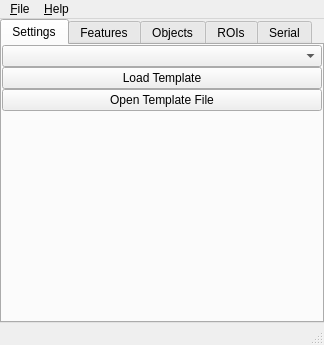
<?xml version="1.0" encoding="UTF-8"?>
<ui version="4.0">
 <class>MainWindow</class>
 <widget class="QMainWindow" name="MainWindow">
  <property name="geometry">
   <rect>
    <x>0</x>
    <y>0</y>
    <width>324</width>
    <height>345</height>
   </rect>
  </property>
  <property name="sizePolicy">
   <sizepolicy hsizetype="MinimumExpanding" vsizetype="MinimumExpanding">
    <horstretch>0</horstretch>
    <verstretch>0</verstretch>
   </sizepolicy>
  </property>
  <property name="windowTitle">
   <string>Spotter</string>
  </property>
  <property name="windowIcon">
   <iconset resource="icons.qrc">
    <normaloff>:/icon64.svg</normaloff>:/icon64.svg</iconset>
  </property>
  <widget class="QWidget" name="centralwidget">
   <layout class="QHBoxLayout" name="horizontalLayout_2">
    <property name="spacing">
     <number>0</number>
    </property>
    <property name="margin">
     <number>0</number>
    </property>
    <item>
     <layout class="QHBoxLayout" name="frame_video">
      <property name="spacing">
       <number>0</number>
      </property>
      <item>
       <spacer name="horizontalSpacer">
        <property name="orientation">
         <enum>Qt::Horizontal</enum>
        </property>
        <property name="sizeType">
         <enum>QSizePolicy::Maximum</enum>
        </property>
        <property name="sizeHint" stdset="0">
         <size>
          <width>0</width>
          <height>0</height>
         </size>
        </property>
       </spacer>
      </item>
      <item>
       <widget class="QFrame" name="frame">
        <property name="frameShape">
         <enum>QFrame::StyledPanel</enum>
        </property>
        <property name="frameShadow">
         <enum>QFrame::Sunken</enum>
        </property>
       </widget>
      </item>
     </layout>
    </item>
    <item>
     <layout class="QHBoxLayout" name="frame_parameters">
      <property name="spacing">
       <number>0</number>
      </property>
      <item>
       <widget class="QTabWidget" name="tab_parameters">
        <property name="enabled">
         <bool>true</bool>
        </property>
        <property name="sizePolicy">
         <sizepolicy hsizetype="MinimumExpanding" vsizetype="Minimum">
          <horstretch>0</horstretch>
          <verstretch>0</verstretch>
         </sizepolicy>
        </property>
        <property name="minimumSize">
         <size>
          <width>320</width>
          <height>300</height>
         </size>
        </property>
        <property name="currentIndex">
         <number>0</number>
        </property>
        <widget class="QWidget" name="widget_settings">
         <attribute name="title">
          <string>Settings</string>
         </attribute>
         <layout class="QGridLayout" name="gridLayout_2">
          <property name="margin">
           <number>0</number>
          </property>
          <property name="spacing">
           <number>0</number>
          </property>
          <item row="1" column="0">
           <layout class="QGridLayout" name="gridLayout_3">
            <item row="0" column="0">
             <widget class="QComboBox" name="combo_templates">
              <property name="sizePolicy">
               <sizepolicy hsizetype="MinimumExpanding" vsizetype="Fixed">
                <horstretch>0</horstretch>
                <verstretch>0</verstretch>
               </sizepolicy>
              </property>
             </widget>
            </item>
            <item row="3" column="0">
             <widget class="QPushButton" name="btn_template_file">
              <property name="sizePolicy">
               <sizepolicy hsizetype="MinimumExpanding" vsizetype="Fixed">
                <horstretch>0</horstretch>
                <verstretch>0</verstretch>
               </sizepolicy>
              </property>
              <property name="text">
               <string>Open Template File</string>
              </property>
             </widget>
            </item>
            <item row="1" column="0">
             <widget class="QPushButton" name="btn_load_template">
              <property name="sizePolicy">
               <sizepolicy hsizetype="MinimumExpanding" vsizetype="Fixed">
                <horstretch>0</horstretch>
                <verstretch>0</verstretch>
               </sizepolicy>
              </property>
              <property name="text">
               <string>Load Template</string>
              </property>
             </widget>
            </item>
            <item row="4" column="0">
             <spacer name="verticalSpacer">
              <property name="orientation">
               <enum>Qt::Vertical</enum>
              </property>
              <property name="sizeHint" stdset="0">
               <size>
                <width>20</width>
                <height>40</height>
               </size>
              </property>
             </spacer>
            </item>
           </layout>
          </item>
         </layout>
        </widget>
        <widget class="QWidget" name="widget_features">
         <attribute name="title">
          <string>Features</string>
         </attribute>
         <layout class="QHBoxLayout" name="horizontalLayout_5">
          <property name="spacing">
           <number>0</number>
          </property>
          <property name="margin">
           <number>0</number>
          </property>
          <item>
           <widget class="QTabWidget" name="tab_features">
            <property name="sizePolicy">
             <sizepolicy hsizetype="MinimumExpanding" vsizetype="Expanding">
              <horstretch>0</horstretch>
              <verstretch>0</verstretch>
             </sizepolicy>
            </property>
            <property name="tabPosition">
             <enum>QTabWidget::East</enum>
            </property>
            <property name="tabShape">
             <enum>QTabWidget::Rounded</enum>
            </property>
            <property name="currentIndex">
             <number>0</number>
            </property>
            <widget class="QWidget" name="tab_features_newTab">
             <attribute name="title">
              <string>+</string>
             </attribute>
             <layout class="QVBoxLayout" name="verticalLayout_2">
              <property name="leftMargin">
               <number>9</number>
              </property>
              <item>
               <widget class="QPushButton" name="btn_new_feature_tab">
                <property name="text">
                 <string>Add LED/Feature</string>
                </property>
               </widget>
              </item>
              <item>
               <widget class="QPushButton" name="btn_feature_template">
                <property name="enabled">
                 <bool>false</bool>
                </property>
                <property name="text">
                 <string>Quickload Feature template</string>
                </property>
               </widget>
              </item>
             </layout>
            </widget>
           </widget>
          </item>
         </layout>
        </widget>
        <widget class="QWidget" name="widget_objects">
         <attribute name="title">
          <string>Objects</string>
         </attribute>
         <layout class="QHBoxLayout" name="horizontalLayout_4">
          <property name="spacing">
           <number>0</number>
          </property>
          <property name="margin">
           <number>0</number>
          </property>
          <item>
           <widget class="QTabWidget" name="tab_objects">
            <property name="sizePolicy">
             <sizepolicy hsizetype="Expanding" vsizetype="Expanding">
              <horstretch>0</horstretch>
              <verstretch>0</verstretch>
             </sizepolicy>
            </property>
            <property name="minimumSize">
             <size>
              <width>250</width>
              <height>200</height>
             </size>
            </property>
            <property name="tabPosition">
             <enum>QTabWidget::East</enum>
            </property>
            <property name="tabShape">
             <enum>QTabWidget::Rounded</enum>
            </property>
            <property name="currentIndex">
             <number>0</number>
            </property>
            <widget class="QWidget" name="tab_object_newTab">
             <attribute name="title">
              <string>+</string>
             </attribute>
             <layout class="QVBoxLayout" name="verticalLayout">
              <property name="spacing">
               <number>0</number>
              </property>
              <item>
               <widget class="QPushButton" name="btn_new_object_tab">
                <property name="text">
                 <string>Add Object</string>
                </property>
               </widget>
              </item>
              <item>
               <widget class="QPushButton" name="btn_object_template">
                <property name="enabled">
                 <bool>false</bool>
                </property>
                <property name="text">
                 <string>Quickload object template</string>
                </property>
               </widget>
              </item>
             </layout>
            </widget>
           </widget>
          </item>
         </layout>
        </widget>
        <widget class="QWidget" name="widget_regions">
         <attribute name="title">
          <string>ROIs</string>
         </attribute>
         <layout class="QHBoxLayout" name="horizontalLayout">
          <property name="spacing">
           <number>0</number>
          </property>
          <property name="margin">
           <number>0</number>
          </property>
          <item>
           <widget class="QTabWidget" name="tab_regions">
            <property name="tabPosition">
             <enum>QTabWidget::East</enum>
            </property>
            <property name="currentIndex">
             <number>0</number>
            </property>
            <widget class="QWidget" name="tab_regions_newTab">
             <attribute name="title">
              <string>+</string>
             </attribute>
             <layout class="QVBoxLayout" name="verticalLayout_3">
              <property name="spacing">
               <number>0</number>
              </property>
              <item>
               <widget class="QPushButton" name="btn_new_region_tab">
                <property name="text">
                 <string>New Region</string>
                </property>
               </widget>
              </item>
              <item>
               <widget class="QPushButton" name="btn_region_template">
                <property name="enabled">
                 <bool>false</bool>
                </property>
                <property name="text">
                 <string>Quickload region template</string>
                </property>
               </widget>
              </item>
             </layout>
            </widget>
           </widget>
          </item>
         </layout>
        </widget>
        <widget class="QWidget" name="widget_serial">
         <attribute name="title">
          <string>Serial</string>
         </attribute>
         <layout class="QVBoxLayout" name="verticalLayout_4">
          <property name="spacing">
           <number>0</number>
          </property>
          <property name="margin">
           <number>0</number>
          </property>
          <item>
           <widget class="QTabWidget" name="tab_serial">
            <property name="tabPosition">
             <enum>QTabWidget::East</enum>
            </property>
           </widget>
          </item>
         </layout>
        </widget>
       </widget>
      </item>
     </layout>
    </item>
   </layout>
  </widget>
  <widget class="QMenuBar" name="menubar">
   <property name="geometry">
    <rect>
     <x>0</x>
     <y>0</y>
     <width>324</width>
     <height>21</height>
    </rect>
   </property>
   <widget class="QMenu" name="menu_File">
    <property name="title">
     <string>&amp;File</string>
    </property>
    <widget class="QMenu" name="menu_Open">
     <property name="title">
      <string>&amp;Open</string>
     </property>
     <addaction name="actionFile"/>
     <addaction name="actionDevice"/>
    </widget>
    <widget class="QMenu" name="menu_Save">
     <property name="title">
      <string>&amp;Save</string>
     </property>
     <addaction name="action_Transcode_Video"/>
     <addaction name="actionParameters"/>
    </widget>
    <widget class="QMenu" name="menuLoad">
     <property name="title">
      <string>Load</string>
     </property>
     <addaction name="action_Parameters"/>
    </widget>
    <addaction name="menu_Open"/>
    <addaction name="menuLoad"/>
    <addaction name="menu_Save"/>
    <addaction name="separator"/>
    <addaction name="actionE_xit"/>
   </widget>
   <widget class="QMenu" name="menuHelp">
    <property name="title">
     <string>&amp;Help</string>
    </property>
    <addaction name="actionAbout"/>
   </widget>
   <addaction name="menu_File"/>
   <addaction name="menuHelp"/>
  </widget>
  <widget class="QStatusBar" name="statusbar"/>
  <action name="actionE_xit">
   <property name="text">
    <string>E&amp;xit</string>
   </property>
  </action>
  <action name="actionDevice">
   <property name="text">
    <string>&amp;Device</string>
   </property>
  </action>
  <action name="actionFile">
   <property name="text">
    <string>&amp;File</string>
   </property>
  </action>
  <action name="actionSave">
   <property name="enabled">
    <bool>false</bool>
   </property>
   <property name="text">
    <string>&amp;Transcode</string>
   </property>
  </action>
  <action name="action_Parameters">
   <property name="text">
    <string>&amp;Parameters</string>
   </property>
  </action>
  <action name="action_Transcode_Video">
   <property name="text">
    <string>&amp;Transcode Video</string>
   </property>
  </action>
  <action name="actionParameters">
   <property name="text">
    <string>Parameters</string>
   </property>
  </action>
  <action name="actionAbout">
   <property name="text">
    <string>&amp;About</string>
   </property>
  </action>
 </widget>
 <resources>
  <include location="icons.qrc"/>
 </resources>
 <connections/>
</ui>
